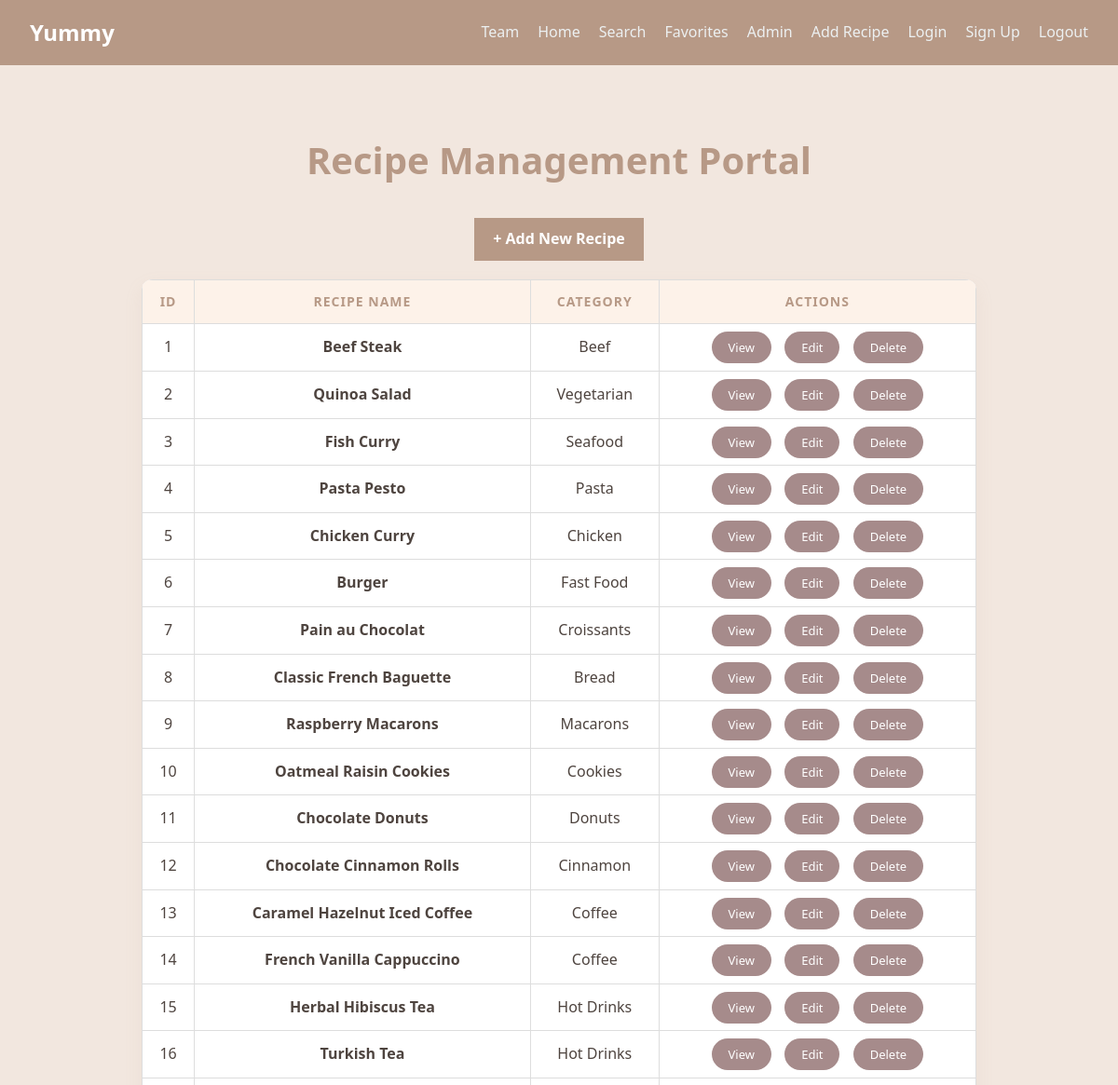
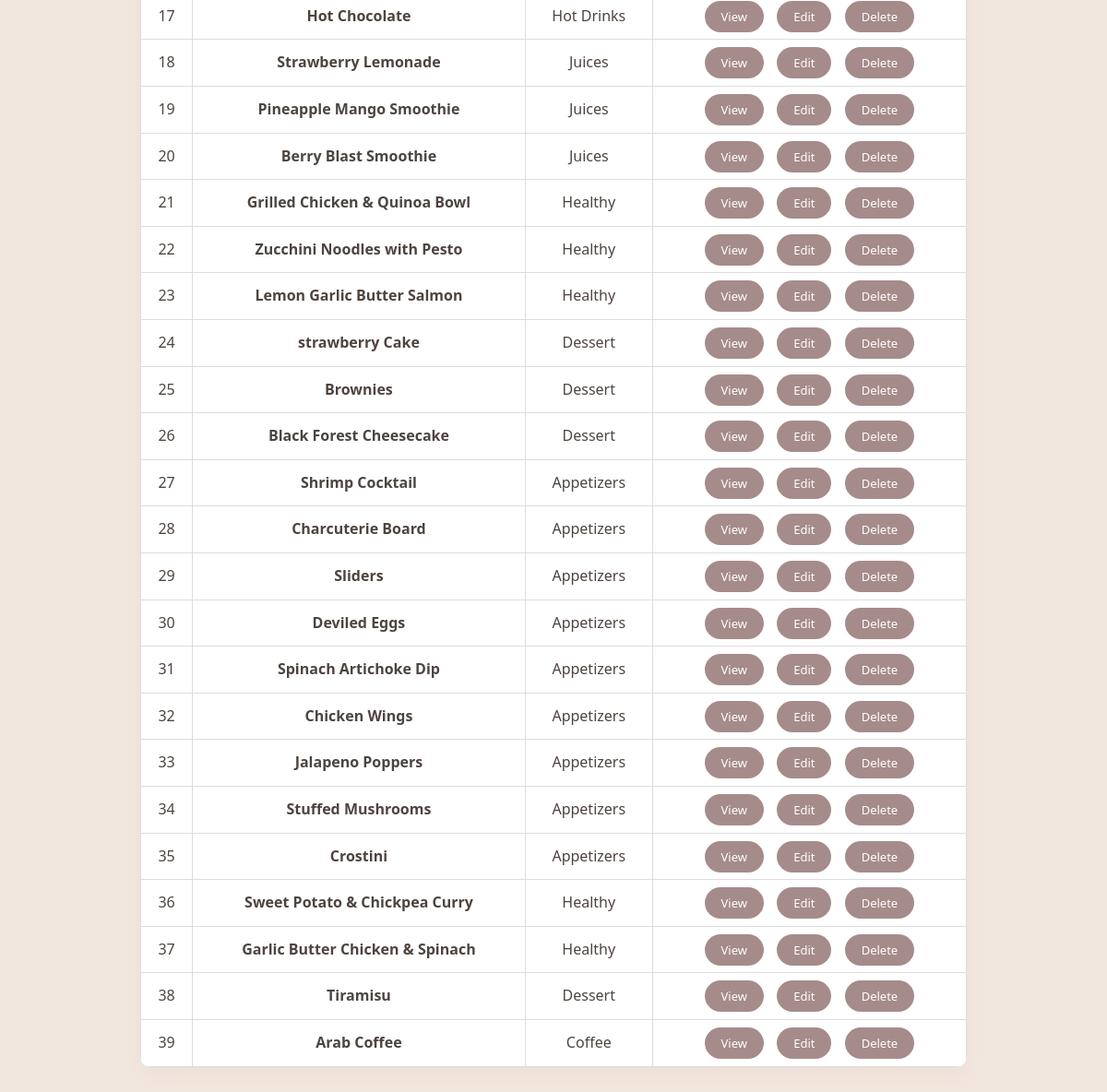
Page /admin-recipe/ (signed in) on the earlier database version (2 pictures, top to bottom).
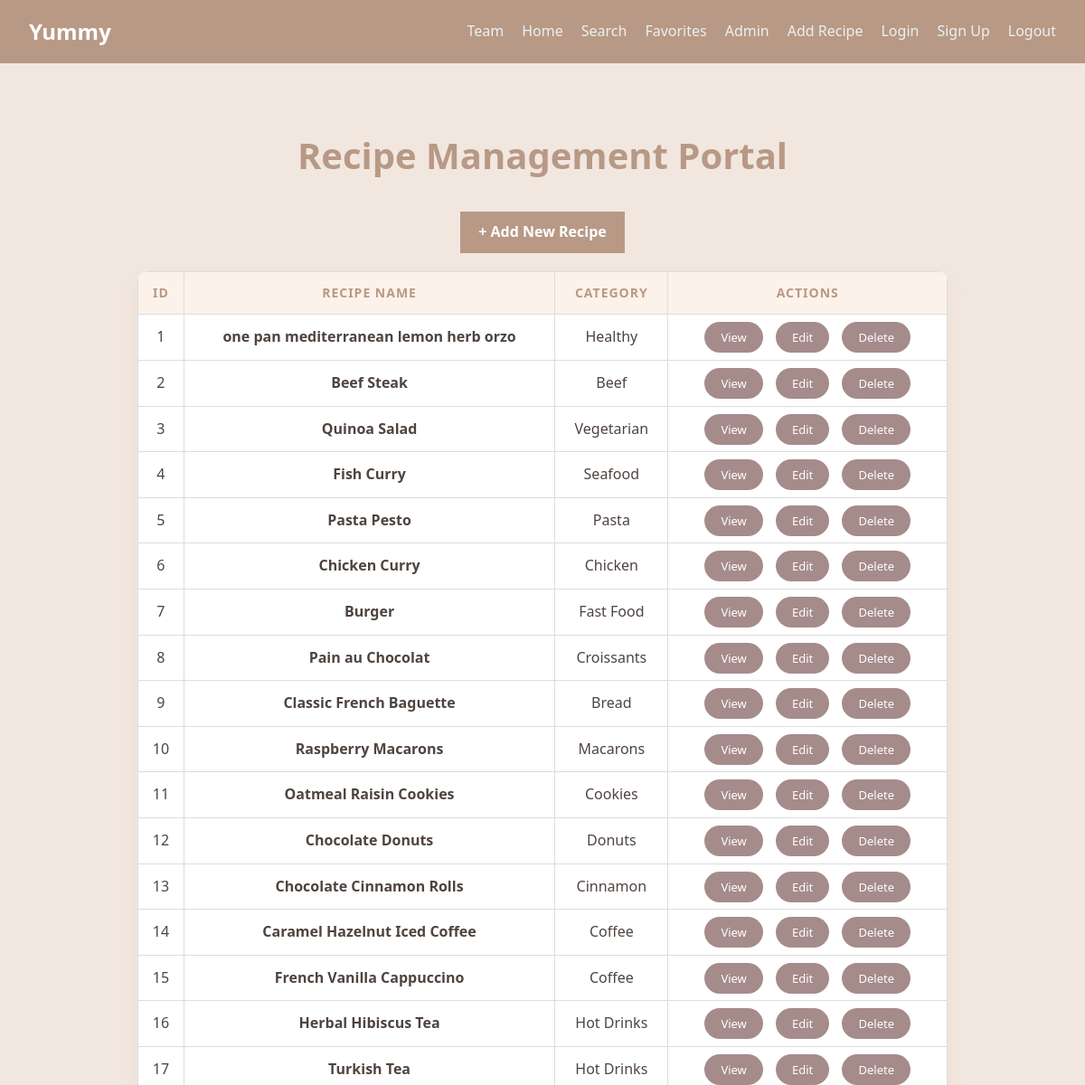
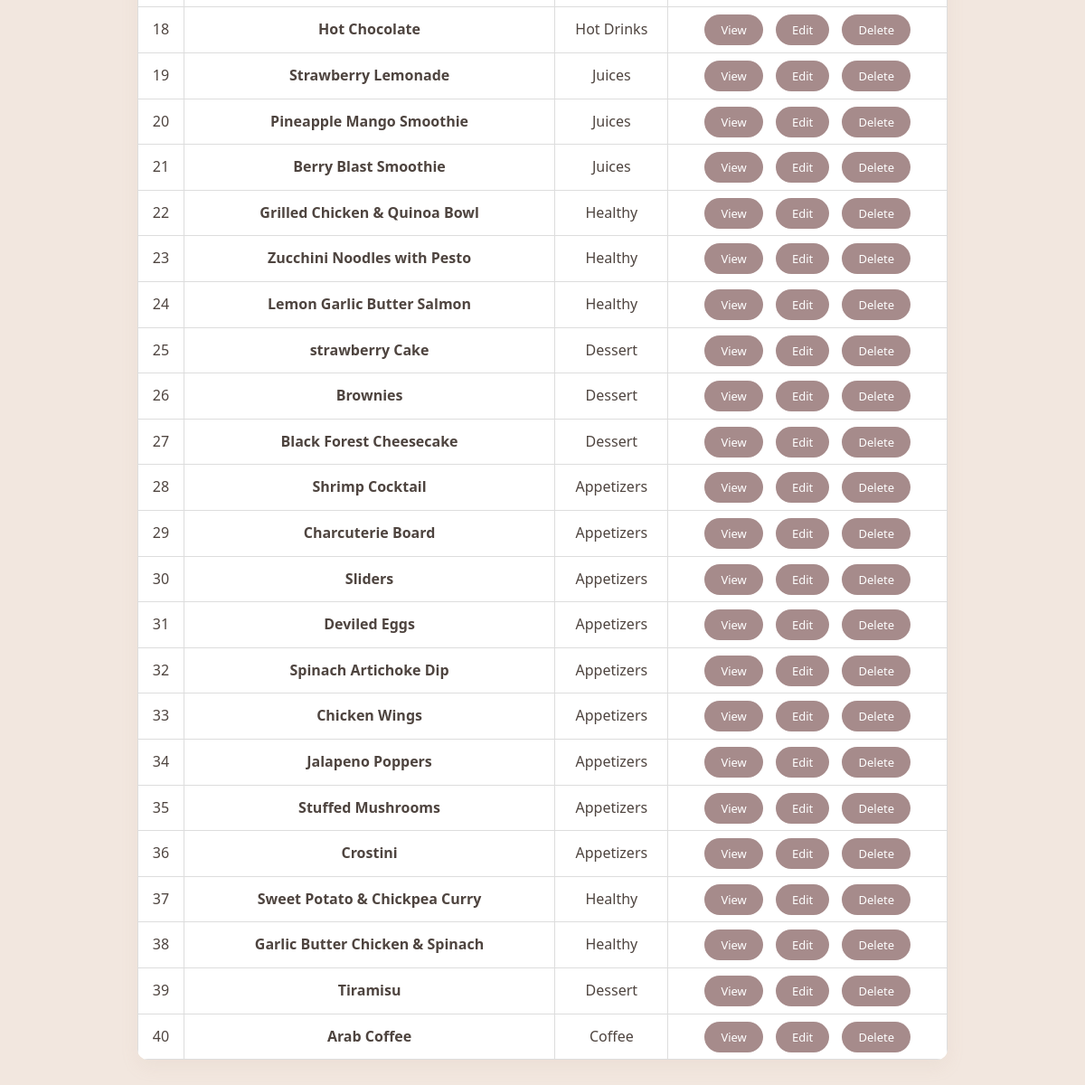
Same page on the later database version (2 pictures, top to bottom).
### recipes/models.py (models this page shows, shortened)
class Recipe(models.Model):
    DIET_CHOICES = [
        ('all', 'General / Non-Specific'),
        ('keto', 'Keto Friendly'),
        ('vegan', 'Vegan / Vegetarian'),
        ('protein', 'High Protein'),
        ('gluten-free', 'Gluten-Free'),
    ]
    title = models.CharField(max_length=200, verbose_name="Recipe Title")
    slug = models.SlugField(unique=True, blank=True, null=True)
    description = models.TextField(help_text="Briefly describe the dish")
    ingredients = models.TextField(help_text="Separate ingredients with a comma or new line")
    instructions = models.TextField()
    image = models.ImageField(upload_to='recipes/%Y/%m/%d/', default='default_recipe.jpg')
    category = models.ForeignKey(Category, on_delete=models.SET_NULL, null=True, related_name='recipes')
    author = models.ForeignKey(User, on_delete=models.CASCADE, related_name='my_recipes')
    diet_type = models.CharField(max_length=20, choices=DIET_CHOICES, default='all',null=True,blank=True)
    prep_time = models.PositiveIntegerField(default=30, help_text="Preparation time in minutes",null=True,blank=True)
    calories = models.PositiveIntegerField(default=500, help_text="Calories per serving",null=True,blank=True)
    created_at = models.DateTimeField(auto_now_add=True)
    updated_at = models.DateTimeField(auto_now=True)
    class Meta:
        ordering = ['-created_at']
        verbose_name = "Recipe"
        verbose_name_plural = "Recipes"

class Category(models.Model):
    name = models.CharField(max_length=100, unique=True, verbose_name="Category Name")
    image = models.ImageField(upload_to='categories/', null=True, blank=True)
    class Meta:
        verbose_name = "Category"
        verbose_name_plural = "Categories"

### recipes/views.py (the view)
# urls.py: path("admin-recipe/", views.admin_recipe, name="admin_recipe"),
@login_required(login_url="login")
def admin_recipe(request):
    recipes = Recipe.objects.all()
    return render(request, "recipes/admin/admin-recipe.html", {"recipes": recipes})

### recipes/templates/recipes/admin/admin-recipe.html (shortened to what this page needs)
{% load static %}
<!DOCTYPE html>
<html lang="en">
<head>
    <link rel="stylesheet" href="{% static 'css/style.css' %}">
</head>
<body>
      <div id="navbar">
        <nav class="main-nav">
            <div class="logo">Yummy</div>
              <ul class="nav-links">
                <li><a href="{% url 'cover' %}">Team</a></li>
                <li><a href="{% url 'home' %}">Home</a></li>
                <li><a href="{% url 'search' %}">Search</a></li>
                <li><a href="{% url 'favorites' %}">Favorites</a></li>
                {% if user.is_staff %}
                <li><a href="{% url 'admin_recipe' %}">Admin</a></li>
                <li><a href="{% url 'add_recipe' %}">Add Recipe</a></li>
                {% endif %}
                <li><a href="{% url 'login' %}">Login</a></li>
                <li><a href="{% url 'signup' %}">Sign Up</a></li>
                <li><a href="{% url 'logout' %}">Logout</a></li>
            </ul>
        </nav>
    </div>
    <div class="page-wrapper" style="display: block; text-align: center; padding: 40px;">
        <h1>Recipe Management Portal</h1>
        <div style="margin-bottom: 20px;">
            <a href="{% url 'add_recipe' %}" class="btn-main" style="padding: 10px 20px;">+ Add New Recipe</a>
        </div>
        <table style="width: 80%; margin: 0 auto; border-collapse: collapse;">
            <thead>
                <tr style="background-color: #f4f4f4;">
                    <th style="padding: 12px; border: 1px solid #ddd;">ID</th>
                    <th style="padding: 12px; border: 1px solid #ddd;">Recipe Name</th>
                    <th style="padding: 12px; border: 1px solid #ddd;">Category</th>
                    <th style="padding: 12px; border: 1px solid #ddd;">Actions</th>
                </tr>
            </thead>
            <tbody>
                {% for recipe in recipes %}
                <tr>
                    <td style="padding: 12px; border: 1px solid #ddd;">{{ forloop.counter }}</td>
                    <td style="padding: 12px; border: 1px solid #ddd;"><strong>{{ recipe.title }}</strong></td>
                    <td style="padding: 12px; border: 1px solid #ddd;">{{ recipe.category.name|default:"Uncategorized" }}</td>
                    <td style="padding: 12px; border: 1px solid #ddd;">
                        {% if recipe.slug %}
                        <a href="{% url 'view_recipe' recipe.id %}" class="btn-admin btn-view-mod" style="background: #3498db; color: white; padding: 5px 10px; text-decoration: none; border-radius: 4px;">View</a>
                        {% endif %}
                        <a href="{% url 'edit_recipe' recipe.id %}" class="btn-admin btn-edit-mod" style="background: #2ecc71; color: white; padding: 5px 10px; text-decoration: none; border-radius: 4px;">Edit</a>
                        <a href="{% url 'delete_recipe' recipe.id %}" class="btn-admin btn-delete-mod" style="background: #e74c3c; color: white; padding: 5px 10px; text-decoration: none; border-radius: 4px;" onclick="return confirm('Are you sure you want to delete this recipe?')">Delete</a>
                    </td>
                </tr>
                {% empty %}
                <tr><td colspan="4" style="padding: 20px; border: 1px solid #ddd;">No recipes found in the database.</td></tr>
                {% endfor %}
            </tbody>
        </table>
    </div>
</body>
</html>

Differences in the rows shown:
added Recipe: title "one pan mediterranean lemon herb orzo", category.name "Healthy", shows "View"
